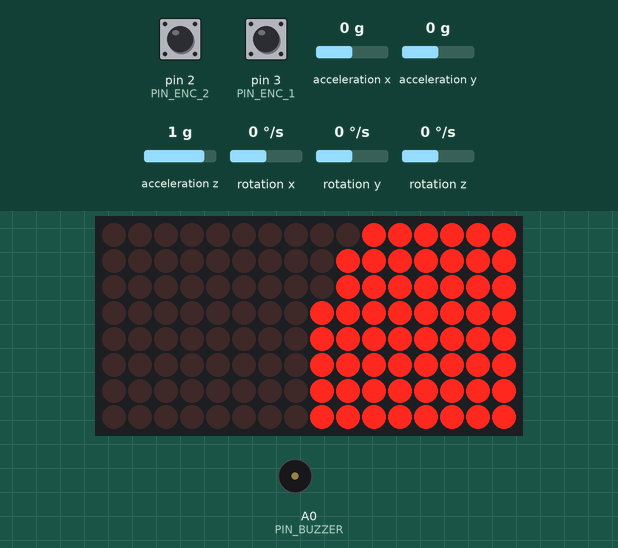
The sketch below on a simulated Arduino Uno, built with avr-gcc and run on an emulated ATmega328P. Parts: 16×8 LED matrix, buzzer (waves = sounding). Wiring (inferred from the names in the program): 2 × MAX7219 LED driver (orientation assumed): data pin 5; clock pin 4; CS pin 6. The test bench sets the inputs (shaded band); at power-on: acceleration y 0 g, acceleration x 0 g, acceleration z 1 g, pin 2 (PIN_ENC_2) HIGH, pin 3 (PIN_ENC_1) HIGH, rotation x 0 °/s, rotation y 0 °/s, rotation z 0 °/s. Random numbers use the default seed unless the sketch sets one.

Above: at 4.2 s.
4.3 s: acceleration y set to -0.3 g
5.8 s: acceleration y set to -0.6 g
At 7.26 s:
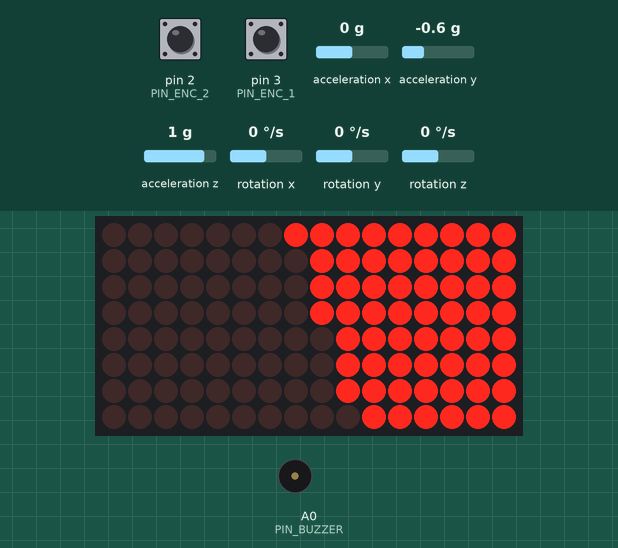
7.8 s: acceleration x set to -0.4 g
9.7 s: acceleration x set to -0.7 g
At 11.3 s:
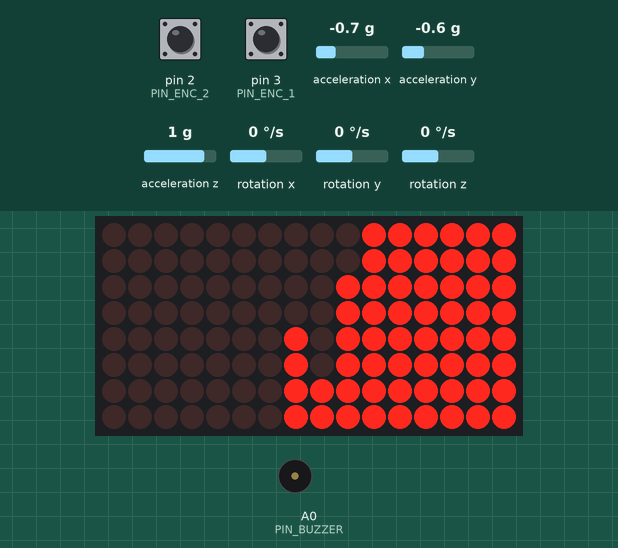
11.7 s: acceleration x set to 0 g
At 12.6 s:
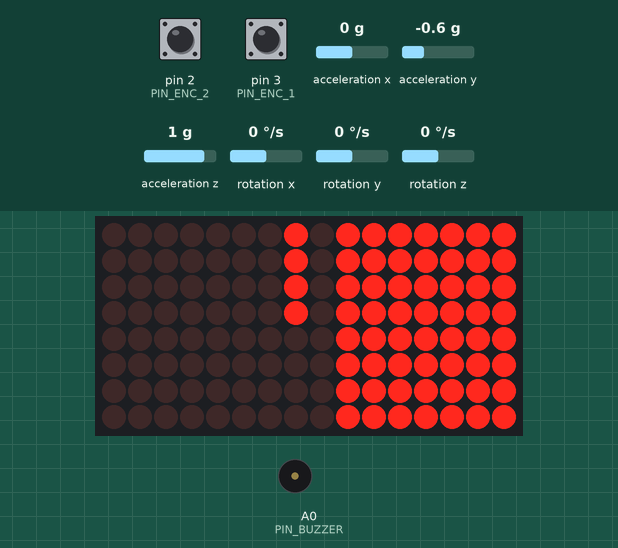
13.7 s: acceleration z set to -1.1 g
15.5 s: acceleration z set to -1.4 g
At 16.5 s:
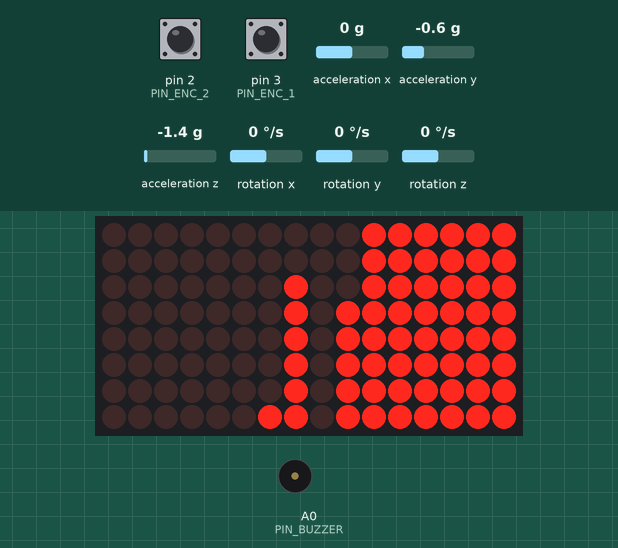
Timing chart, 0 to 18.4 s (numbered marks = the images above; inputs shaded):
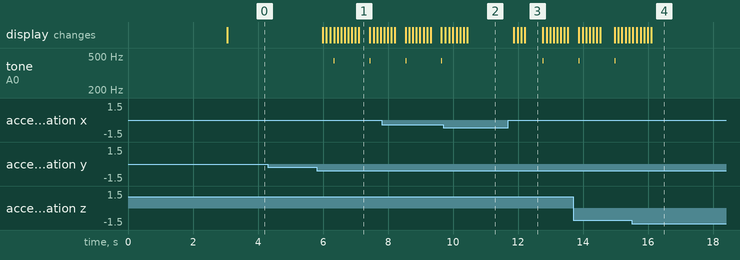

The sketch:

Hourglass_Project.ino
```cpp
// Viral Science www.viralsciencecreativity.com www.youtube.com/c/viralscience
// Arduino Matrix 8x8 Display Hour Glass Project

#include "Arduino.h"
#include <MPU6050_tockn.h>
#include "LedControl.h"
#include "Delay.h"

#define  MATRIX_A  1
#define MATRIX_B  0

MPU6050 mpu6050(Wire);

// Values are 260/330/400
#define ACC_THRESHOLD_LOW -25
#define ACC_THRESHOLD_HIGH 25

// Matrix
#define PIN_DATAIN 5
#define PIN_CLK 4
#define PIN_LOAD 6

// Accelerometer
#define PIN_X  mpu6050.getAngleX()
#define PIN_Y  mpu6050.getAngleY()

// Rotary Encoder
#define PIN_ENC_1 3
#define PIN_ENC_2 2
#define PIN_ENC_BUTTON 7

#define PIN_BUZZER 14

// This takes into account how the matrixes are mounted
#define ROTATION_OFFSET 90

// in milliseconds
#define DEBOUNCE_THRESHOLD 500

#define DELAY_FRAME 100

#define DEBUG_OUTPUT 1

#define MODE_HOURGLASS 0
#define MODE_SETMINUTES 1
#define MODE_SETHOURS 2

byte delayHours = 0;
byte delayMinutes = 1;
int mode = MODE_HOURGLASS;
int gravity;
LedControl lc = LedControl(PIN_DATAIN, PIN_CLK, PIN_LOAD, 2);
NonBlockDelay d;
int resetCounter = 0;
bool alarmWentOff = false;


/**
 * Get delay between particle drops (in seconds)
 */
long getDelayDrop() {
  // since we have exactly 60 particles we don't have to multiply by 60 and then divide by the number of particles again :)
  return delayMinutes + delayHours * 60;
}


#if DEBUG_OUTPUT
void printmatrix() {
  Serial.println(" 0123-4567 ");
  for (int y = 0; y<8; y++) {
    if (y == 4) {
      Serial.println("|----|----|");
    }
    Serial.print(y);
    for (int x = 0; x<8; x++) {
      if (x == 4) {
        Serial.print("|");
      }
      Serial.print(lc.getXY(0,x,y) ? "X" :" ");
    }
    Serial.println("|");
  }
  Serial.println("-----------");
}
#endif


coord getDown(int x, int y) {
  coord xy;
  xy.x = x-1;
  xy.y = y+1;
  return xy;
}
coord getLeft(int x, int y) {
  coord xy;
  xy.x = x-1;
  xy.y = y;
  return xy;
}
coord getRight(int x, int y) {
  coord xy;
  xy.x = x;
  xy.y = y+1;
  return xy;
}


bool canGoLeft(int addr, int x, int y) {
  if (x == 0) return false; // not available
  return !lc.getXY(addr, getLeft(x, y)); // you can go there if this is empty
}
bool canGoRight(int addr, int x, int y) {
  if (y == 7) return false; // not available
  return !lc.getXY(addr, getRight(x, y)); // you can go there if this is empty
}
bool canGoDown(int addr, int x, int y) {
  if (y == 7) return false; // not available
  if (x == 0) return false; // not available
  if (!canGoLeft(addr, x, y)) return false;
  if (!canGoRight(addr, x, y)) return false;
  return !lc.getXY(addr, getDown(x, y)); // you can go there if this is empty
}


void goDown(int addr, int x, int y) {
  lc.setXY(addr, x, y, false);
  lc.setXY(addr, getDown(x,y), true);
}
void goLeft(int addr, int x, int y) {
  lc.setXY(addr, x, y, false);
  lc.setXY(addr, getLeft(x,y), true);
}
void goRight(int addr, int x, int y) {
  lc.setXY(addr, x, y, false);
  lc.setXY(addr, getRight(x,y), true);
}


int countParticles(int addr) {
  int c = 0;
  for (byte y=0; y<8; y++) {
    for (byte x=0; x<8; x++) {
      if (lc.getXY(addr, x, y)) {
        c++;
      }
    }
  }
  return c;
}


bool moveParticle(int addr, int x, int y) {
  if (!lc.getXY(addr,x,y)) {
    return false;
  }

  bool can_GoLeft = canGoLeft(addr, x, y);
  bool can_GoRight = canGoRight(addr, x, y);

  if (!can_GoLeft && !can_GoRight) {
    return false; // we're stuck
  }

  bool can_GoDown = canGoDown(addr, x, y);

  if (can_GoDown) {
    goDown(addr, x, y);
  } else if (can_GoLeft&& !can_GoRight) {
    goLeft(addr, x, y);
  } else if (can_GoRight && !can_GoLeft) {
    goRight(addr, x, y);
  } else if (random(2) == 1) { // we can go left and right, but not down
    goLeft(addr, x, y);
  } else {
    goRight(addr, x, y);
  }
  return true;
}


void fill(int addr, int maxcount) {
  int n = 8;
  byte x,y;
  int count = 0;
  for (byte slice = 0; slice < 2*n-1; ++slice) {
    byte z = slice<n ? 0 : slice-n + 1;
    for (byte j = z; j <= slice-z; ++j) {
      y = 7-j;
      x = (slice-j);
      lc.setXY(addr, x, y, (++count <= maxcount));
    }
  }
}


/**
 * Detect orientation using the accelerometer
 *
 *     | up | right | left | down |
 * --------------------------------
 * 400 |    |       | y    | x    |
 * 330 | y  | x     | x    | y    |
 * 260 | x  | y     |      |      |
 */
int getGravity() {
  int x = mpu6050.getAngleX();
  int y = mpu6050.getAngleY();
  if (y < ACC_THRESHOLD_LOW)  { return 90;   }
  if (x > ACC_THRESHOLD_HIGH) { return 0;  }
  if (y > ACC_THRESHOLD_HIGH) { return 270; }
  if (x < ACC_THRESHOLD_LOW)  { return 180; }
}


int getTopMatrix() {
  return (getGravity() == 90) ? MATRIX_A : MATRIX_B;
}
int getBottomMatrix() {
  return (getGravity() != 90) ? MATRIX_A : MATRIX_B;
}


void resetTime() {
  for (byte i=0; i<2; i++) {
    lc.clearDisplay(i);
  }
  fill(getTopMatrix(), 60);
  d.Delay(getDelayDrop() * 1000);
}


/**
 * Traverse matrix and check if particles need to be moved
 */
bool updateMatrix() {
  int n = 8;
  bool somethingMoved = false;
  byte x,y;
  bool direction;
  for (byte slice = 0; slice < 2*n-1; ++slice) {
    direction = (random(2) == 1); // randomize if we scan from left to right or from right to left, so the grain doesn't always fall the same direction
    byte z = slice<n ? 0 : slice-n + 1;
    for (byte j = z; j <= slice-z; ++j) {
      y = direction ? (7-j) : (7-(slice-j));
      x = direction ? (slice-j) : j;
      // for (byte d=0; d<2; d++) { lc.invertXY(0, x, y); delay(50); }
      if (moveParticle(MATRIX_B, x, y)) {
        somethingMoved = true;
      };
      if (moveParticle(MATRIX_A, x, y)) {
        somethingMoved = true;
      }
    }
  }
  return somethingMoved;
}


/**
 * Let a particle go from one matrix to the other
 */
boolean dropParticle() {
  if (d.Timeout()) {
    d.Delay(getDelayDrop() * 1000);
    if (gravity == 0 || gravity == 180) {
      if ((lc.getRawXY(MATRIX_A, 0, 0) && !lc.getRawXY(MATRIX_B, 7, 7)) ||
          (!lc.getRawXY(MATRIX_A, 0, 0) && lc.getRawXY(MATRIX_B, 7, 7))
      ) {
        // for (byte d=0; d<8; d++) { lc.invertXY(0, 0, 7); delay(50); }
        lc.invertRawXY(MATRIX_A, 0, 0);
        lc.invertRawXY(MATRIX_B, 7, 7);
        tone(PIN_BUZZER, 440, 10);
        return true;
      }
    }
  }
  return false;
}


void alarm() {
  for (int i=0; i<5; i++) {
    tone(PIN_BUZZER, 440, 200);
    delay(1000);
  }
}


void resetCheck() {
  int z = analogRead(A3);
  if (z > ACC_THRESHOLD_HIGH || z < ACC_THRESHOLD_LOW) {
    resetCounter++;
    Serial.println(resetCounter);
  } else {
    resetCounter = 0;
  }
  if (resetCounter > 20) {
    Serial.println("RESET!");
    resetTime();
    resetCounter = 0;
  }
}


void displayLetter(char letter, int matrix) {
  // Serial.print("Letter: ");
  // Serial.println(letter);
  lc.clearDisplay(matrix);
  lc.setXY(matrix, 1,4, true);
  lc.setXY(matrix, 2,3, true);
  lc.setXY(matrix, 3,2, true);
  lc.setXY(matrix, 4,1, true);

  lc.setXY(matrix, 3,6, true);
  lc.setXY(matrix, 4,5, true);
  lc.setXY(matrix, 5,4, true);
  lc.setXY(matrix, 6,3, true);

  if (letter == 'M') {
    lc.setXY(matrix, 4,2, true);
    lc.setXY(matrix, 4,3, true);
    lc.setXY(matrix, 5,3, true);
  }
  if (letter == 'H') {
    lc.setXY(matrix, 3,3, true);
    lc.setXY(matrix, 4,4, true);
  }
}


void renderSetMinutes() {
  fill(getTopMatrix(), delayMinutes);
  displayLetter('M', getBottomMatrix());
}
void renderSetHours() {
  fill(getTopMatrix(), delayHours);
  displayLetter('H', getBottomMatrix());
}


void knobClockwise() {
  Serial.println("Clockwise");
  if (mode == MODE_SETHOURS) {
    delayHours = constrain(delayHours+1, 0, 64);
    renderSetHours();
  } else if(mode == MODE_SETMINUTES) {
    delayMinutes = constrain(delayMinutes+1, 0, 64);
    renderSetMinutes();
  }
  Serial.print("Delay: ");
  Serial.println(getDelayDrop());
}
void knobCounterClockwise() {
  Serial.println("Counterclockwise");
  if (mode == MODE_SETHOURS) {
    delayHours = constrain(delayHours-1, 0, 64);
    renderSetHours();
  } else if (mode == MODE_SETMINUTES) {
    delayMinutes = constrain(delayMinutes-1, 0, 64);
    renderSetMinutes();
  }
  Serial.print("Delay: ");
  Serial.println(getDelayDrop());
}


volatile int lastEncoded = 0;
volatile long encoderValue = 0;
long lastencoderValue = 0;
long lastValue = 0;
void updateEncoder() {
  int MSB = digitalRead(PIN_ENC_1); //MSB = most significant bit
  int LSB = digitalRead(PIN_ENC_2); //LSB = least significant bit

  int encoded = (MSB << 1) |LSB; //converting the 2 pin value to single number
  int sum  = (lastEncoded << 2) | encoded; //adding it to the previous encoded value

  if(sum == 0b1101 || sum == 0b0100 || sum == 0b0010 || sum == 0b1011) encoderValue--;
  if(sum == 0b1110 || sum == 0b0111 || sum == 0b0001 || sum == 0b1000) encoderValue++;

  // Serial.print("Value: ");
  // Serial.println(encoderValue);
  if ((encoderValue % 4) == 0) {
    int value = encoderValue / 4;
    if (value > lastValue) knobClockwise();
    if (value < lastValue) knobCounterClockwise();
    lastValue = value;
  }
  lastEncoded = encoded; //store this value for next time
}


/**
 * Button callback (incl. software debouncer)
 * This switches between the modes (normal, set minutes, set hours)
 */
volatile unsigned long lastButtonPushMillis;
void buttonPush() {
  if((long)(millis() - lastButtonPushMillis) >= DEBOUNCE_THRESHOLD) {
    mode = (mode+1) % 3;
    Serial.print("Switched mode to: ");
    Serial.println(mode);
    lastButtonPushMillis = millis();

    if (mode == MODE_SETMINUTES) {
      lc.backup(); // we only need to back when switching from MODE_HOURGLASS->MODE_SETMINUTES
      renderSetMinutes();
    }
    if (mode == MODE_SETHOURS) {
      renderSetHours();
    }
    if (mode == MODE_HOURGLASS) {
      lc.clearDisplay(0);
      lc.clearDisplay(1);
      lc.restore();
      resetTime();
    }
  }
}


/**
 * Setup
 */
void setup() {
mpu6050.calcGyroOffsets(true);
 // Serial.begin(9600);
mpu6050.begin();

  // while (!Serial) {
  //   ; // wait for serial port to connect. Needed for native USB
  // }

  // setup rotary encoder
  pinMode(PIN_ENC_1, INPUT);
  pinMode(PIN_ENC_2, INPUT);
  pinMode(PIN_ENC_BUTTON, INPUT);
  digitalWrite(PIN_ENC_1, HIGH); //turn pullup resistor on
  digitalWrite(PIN_ENC_2, HIGH); //turn pullup resistor on
  digitalWrite(PIN_ENC_BUTTON, HIGH); //turn pullup resistor on
  attachInterrupt(digitalPinToInterrupt(PIN_ENC_1), updateEncoder, CHANGE);
  attachInterrupt(digitalPinToInterrupt(PIN_ENC_2), updateEncoder, CHANGE);
  attachInterrupt(digitalPinToInterrupt(PIN_ENC_BUTTON), buttonPush, RISING);

  // Serial.println(digitalPinToInterrupt(PIN_ENC_1));
  // Serial.println(digitalPinToInterrupt(PIN_ENC_2));
  // Serial.println(digitalPinToInterrupt(PIN_ENC_BUTTON));

  randomSeed(analogRead(A0));

  // init displays
  for (byte i=0; i<2; i++) {
    lc.shutdown(i,false);
    lc.setIntensity(i,0);
  }

  resetTime();
}


/**
 * Main loop
 */
void loop() {
  mpu6050.update();
  Serial.println("angleX : ");
  Serial.println(mpu6050.getAngleX());
  Serial.println("\tangleY : ");
  Serial.println(mpu6050.getAngleY());

  delay(DELAY_FRAME);


  // update the driver's rotation setting. For the rest of the code we pretend "down" is still 0,0 and "up" is 7,7
  gravity = getGravity();
  lc.setRotation((ROTATION_OFFSET + gravity) % 360);

  // handle special modes
  if (mode == MODE_SETMINUTES) {
    renderSetMinutes(); return;
  } else if (mode == MODE_SETHOURS) {
    renderSetHours(); return;
  }

  // resetCheck(); // reset now happens when pushing a button
  bool moved = updateMatrix();
  bool dropped = dropParticle();

  // alarm when everything is in the bottom part
  if (!moved && !dropped && !alarmWentOff && (countParticles(getTopMatrix()) == 0)) {
    alarmWentOff = true;
    alarm();
  }
  // reset alarm flag next time a particle was dropped
  if (dropped) {
    alarmWentOff = false;
  }
}
```

Delay.cpp
```cpp
#include "Delay.h"
void NonBlockDelay::Delay (unsigned long t)
{
  iTimeout = millis() + t;
  return;
};
bool NonBlockDelay::Timeout (void)
{
  return (iTimeout < millis());
}
unsigned long NonBlockDelay::Time(void)
 {
   return iTimeout;
 }
```

Delay.h
```cpp
#if defined(ARDUINO) && ARDUINO >= 100
#include <Arduino.h>
#else
#include <WProgram.h>
#endif
class NonBlockDelay {
    unsigned long iTimeout;
  public:
    void Delay (unsigned long);
    bool Timeout (void);
    unsigned long Time(void);
};
```

Source omitted: LedControl.cpp (8069 bytes), LedControl.h (8058 bytes)

Measured:
- the behaviour switches between -0.4 and -0.5 g on acceleration y (found by bisection; images 0 and 1)
- the behaviour switches between -0.5 and -0.6 g on acceleration x (found by bisection; images 1 and 2)
- the behaviour switches between -1.2 and -1.3 g on acceleration z (found by bisection; images 3 and 4)
- after the input at 4.3 s, every drawn part: stays the same
- after the input at 5.8 s, tone on A0 (PIN_BUZZER): alternates 440 Hz for 0.01 s and silent for 1.1 s, starting after 0.53 s; the display: first changes after 0.19 s (image 1 shows a later state)
- after the input at 11.7 s, tone on A0 (PIN_BUZZER): silent → 440 Hz after 1.1 s, → silent 0.01 s later; the display: first changes after 0.17 s (image 3 shows a later state)
- what the display in image 3 shows lasts 0.6 s, from 12.2 s to 12.8 s
